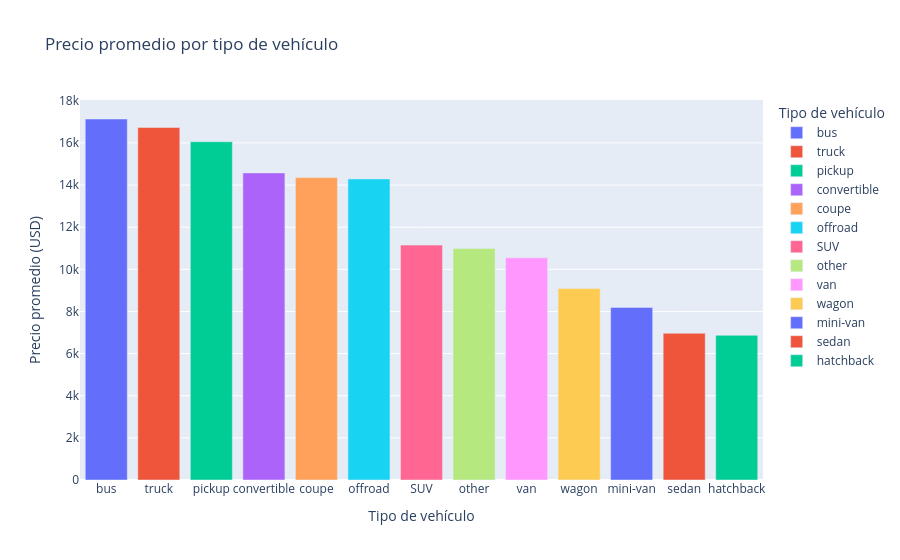

Source (notebook cell):
### Code cell
# Calcular precio promedio por tipo

avg_prices = (
    df.groupby('type')['price']
    .mean()
    .sort_values(ascending=False)
    .reset_index()
)

fig = px.bar(
    avg_prices,
    x='type',
    y='price',
    color='type',
    title='Precio promedio por tipo de vehículo',
    labels={
        'type': 'Tipo de vehículo',
        'price': 'Precio promedio (USD)'
    }
)

fig.show()

### Figure 1 — Plotly figure (JSON) as saved in the notebook; plotly's stock layout.template omitted (floating-point values rounded to 4 significant figures)
{"data": [{"hovertemplate": "Tipo de vehículo=%{x}<br>Precio promedio (USD)=%{y}<extra></extra>", "legendgroup": "bus", "marker": {"color": "#636efa", "pattern": {"shape": ""}}, "name": "bus", "orientation": "v", "showlegend": true, "textposition": "auto", "type": "bar", "x": ["bus"], "xaxis": "x", "y": [17140.0], "yaxis": "y"}, {"hovertemplate": "Tipo de vehículo=%{x}<br>Precio promedio (USD)=%{y}<extra></extra>", "legendgroup": "truck", "marker": {"color": "#EF553B", "pattern": {"shape": ""}}, "name": "truck", "orientation": "v", "showlegend": true, "textposition": "auto", "type": "bar", "x": ["truck"], "xaxis": "x", "y": [16730.0], "yaxis": "y"}, {"hovertemplate": "Tipo de vehículo=%{x}<br>Precio promedio (USD)=%{y}<extra></extra>", "legendgroup": "pickup", "marker": {"color": "#00cc96", "pattern": {"shape": ""}}, "name": "pickup", "orientation": "v", "showlegend": true, "textposition": "auto", "type": "bar", "x": ["pickup"], "xaxis": "x", "y": [16060.0], "yaxis": "y"}, {"hovertemplate": "Tipo de vehículo=%{x}<br>Precio promedio (USD)=%{y}<extra></extra>", "legendgroup": "convertible", "marker": {"color": "#ab63fa", "pattern": {"shape": ""}}, "name": "convertible", "orientation": "v", "showlegend": true, "textposition": "auto", "type": "bar", "x": ["convertible"], "xaxis": "x", "y": [14580.0], "yaxis": "y"}, {"hovertemplate": "Tipo de vehículo=%{x}<br>Precio promedio (USD)=%{y}<extra></extra>", "legendgroup": "coupe", "marker": {"color": "#FFA15A", "pattern": {"shape": ""}}, "name": "coupe", "orientation": "v", "showlegend": true, "textposition": "auto", "type": "bar", "x": ["coupe"], "xaxis": "x", "y": [14350.0], "yaxis": "y"}, {"hovertemplate": "Tipo de vehículo=%{x}<br>Precio promedio (USD)=%{y}<extra></extra>", "legendgroup": "offroad", "marker": {"color": "#19d3f3", "pattern": {"shape": ""}}, "name": "offroad", "orientation": "v", "showlegend": true, "textposition": "auto", "type": "bar", "x": ["offroad"], "xaxis": "x", "y": [14290.0], "yaxis": "y"}, {"hovertemplate": "Tipo de vehículo=%{x}<br>Precio promedio (USD)=%{y}<extra></extra>", "legendgroup": "SUV", "marker": {"color": "#FF6692", "pattern": {"shape": ""}}, "name": "SUV", "orientation": "v", "showlegend": true, "textposition": "auto", "type": "bar", "x": ["SUV"], "xaxis": "x", "y": [11150.0], "yaxis": "y"}, {"hovertemplate": "Tipo de vehículo=%{x}<br>Precio promedio (USD)=%{y}<extra></extra>", "legendgroup": "other", "marker": {"color": "#B6E880", "pattern": {"shape": ""}}, "name": "other", "orientation": "v", "showlegend": true, "textposition": "auto", "type": "bar", "x": ["other"], "xaxis": "x", "y": [10990.0], "yaxis": "y"}, {"hovertemplate": "Tipo de vehículo=%{x}<br>Precio promedio (USD)=%{y}<extra></extra>", "legendgroup": "van", "marker": {"color": "#FF97FF", "pattern": {"shape": ""}}, "name": "van", "orientation": "v", "showlegend": true, "textposition": "auto", "type": "bar", "x": ["van"], "xaxis": "x", "y": [10550.0], "yaxis": "y"}, {"hovertemplate": "Tipo de vehículo=%{x}<br>Precio promedio (USD)=%{y}<extra></extra>", "legendgroup": "wagon", "marker": {"color": "#FECB52", "pattern": {"shape": ""}}, "name": "wagon", "orientation": "v", "showlegend": true, "textposition": "auto", "type": "bar", "x": ["wagon"], "xaxis": "x", "y": [9088.0], "yaxis": "y"}, {"hovertemplate": "Tipo de vehículo=%{x}<br>Precio promedio (USD)=%{y}<extra></extra>", "legendgroup": "mini-van", "marker": {"color": "#636efa", "pattern": {"shape": ""}}, "name": "mini-van", "orientation": "v", "showlegend": true, "textposition": "auto", "type": "bar", "x": ["mini-van"], "xaxis": "x", "y": [8193.0], "yaxis": "y"}, {"hovertemplate": "Tipo de vehículo=%{x}<br>Precio promedio (USD)=%{y}<extra></extra>", "legendgroup": "sedan", "marker": {"color": "#EF553B", "pattern": {"shape": ""}}, "name": "sedan", "orientation": "v", "showlegend": true, "textposition": "auto", "type": "bar", "x": ["sedan"], "xaxis": "x", "y": [6965.0], "yaxis": "y"}, {"hovertemplate": "Tipo de vehículo=%{x}<br>Precio promedio (USD)=%{y}<extra></extra>", "legendgroup": "hatchback", "marker": {"color": "#00cc96", "pattern": {"shape": ""}}, "name": "hatchback", "orientation": "v", "showlegend": true, "textposition": "auto", "type": "bar", "x": ["hatchback"], "xaxis": "x", "y": [6869.0], "yaxis": "y"}], "layout": {"barmode": "relative", "legend": {"title": {"text": "Tipo de vehículo"}, "tracegroupgap": 0}, "title": {"text": "Precio promedio por tipo de vehículo"}, "xaxis": {"anchor": "y", "categoryarray": ["bus", "truck", "pickup", "convertible", "coupe", "offroad", "SUV", "other", "van", "wagon", "mini-van", "sedan", "hatchback"], "categoryorder": "array", "domain": [0, 1], "title": {"text": "Tipo de vehículo"}}, "yaxis": {"anchor": "x", "domain": [0, 1], "title": {"text": "Precio promedio (USD)"}}}}
